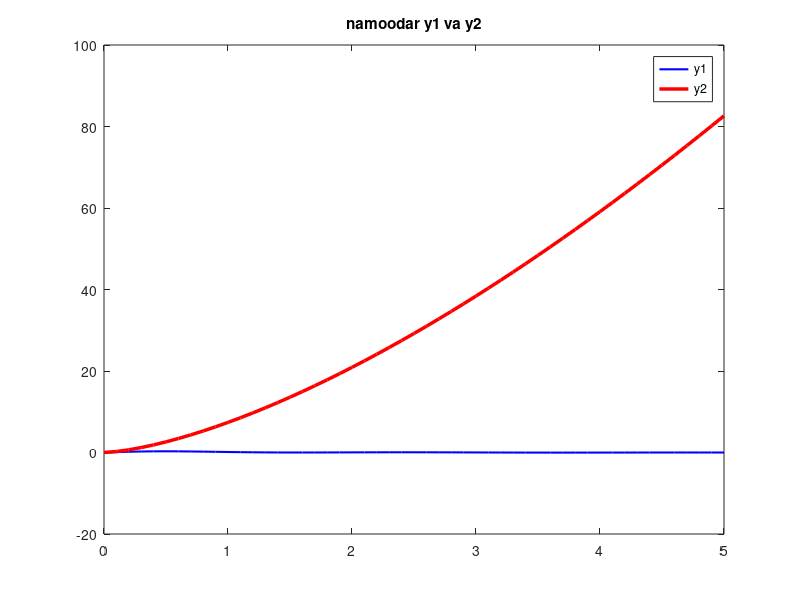
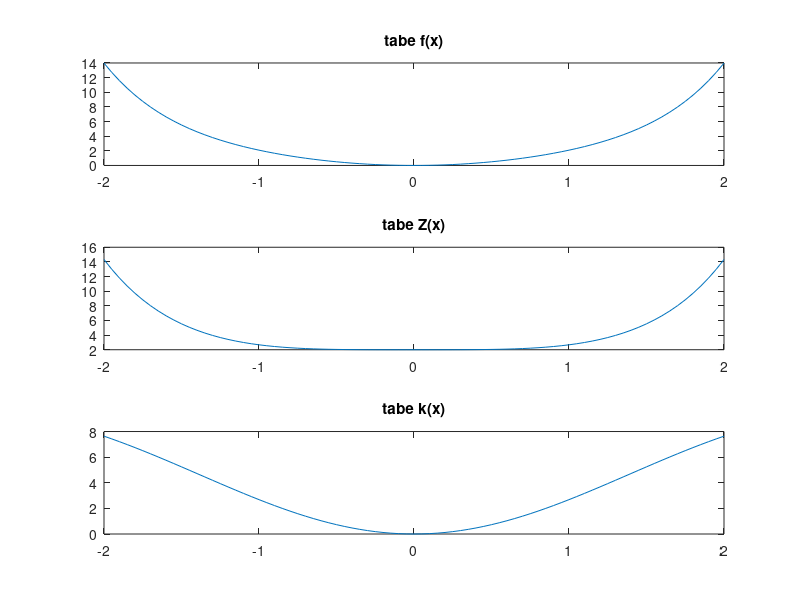
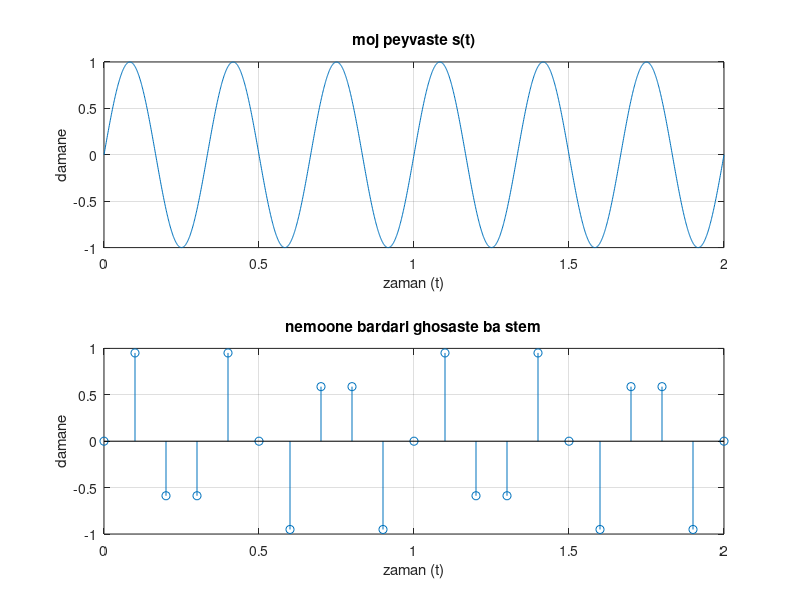

These charts were generated, in order, by the following MATLAB code:
clear;
clc;
%بخش الف
t=0:0.1:5;
y1=sin(t).*cos(t).^2./(t.^2+1);
y2=sqrt(t.^3).*exp(2);
figure(1);
plot(t,y1,'b','LineWidth',1.5);
hold on;
plot(t,y2,'r','LineWidth',2.5);
title('namoodar y1 va y2');
legend('y1','y2');
%بخش ب
x=-2:0.05:2;
f=sin(x).^2+sinh(x).^2;
Z=cos(x).^2+cosh(x).^2;
k=x.^2+2.*x.*sin(x);
figure(2);
subplot(3,1,1);
plot(x,f);
title('tabe f(x)');
subplot(3,1,2);
plot(x,Z);
title('tabe Z(x)');
subplot(3,1,3);
plot(x,k);
title('tabe k(x)');
%بخش پ و ت
t1=0:0.001:2;
s1=sin(2.*pi.*3.*t1);
t2=0:0.1:2;
s2=sin(2.*pi.*3.*t2);
figure(3);
subplot(2,1,1);
plot(t1,s1);
title('moj peyvaste s(t)');
xlabel('zaman (t)');
ylabel('damane');
grid on;
subplot(2,1,2);
stem(t2,s2);
title('nemoone bardari ghosaste ba stem');
xlabel('zaman (t)');
ylabel('damane');
grid on;
